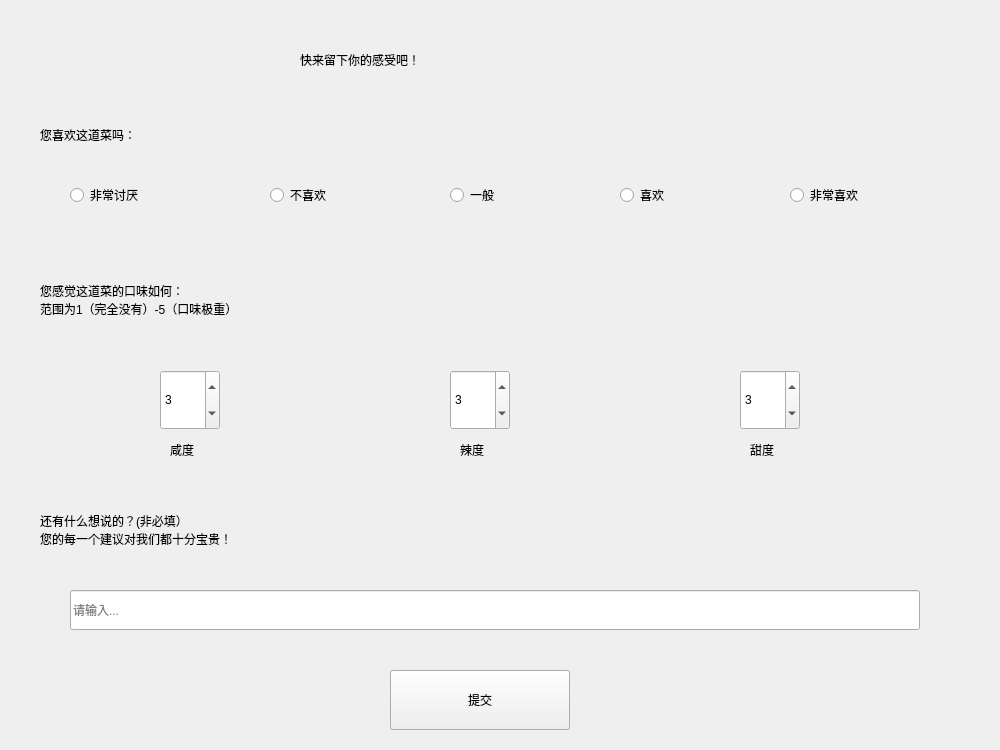
<?xml version="1.0" encoding="UTF-8"?>
<ui version="4.0">
 <class>assess</class>
 <widget class="QWidget" name="assess">
  <property name="geometry">
   <rect>
    <x>0</x>
    <y>0</y>
    <width>1000</width>
    <height>750</height>
   </rect>
  </property>
  <property name="windowTitle">
   <string>来评价菜品吧！</string>
  </property>
  <widget class="QLabel" name="label">
   <property name="geometry">
    <rect>
     <x>300</x>
     <y>20</y>
     <width>400</width>
     <height>80</height>
    </rect>
   </property>
   <property name="styleSheet">
    <string notr="true">font: 20pt &quot;Agency FB&quot;;</string>
   </property>
   <property name="text">
    <string>快来留下你的感受吧！</string>
   </property>
  </widget>
  <widget class="QLabel" name="label_2">
   <property name="geometry">
    <rect>
     <x>40</x>
     <y>110</y>
     <width>300</width>
     <height>50</height>
    </rect>
   </property>
   <property name="styleSheet">
    <string notr="true">font: 18pt &quot;Agency FB&quot;;</string>
   </property>
   <property name="text">
    <string>您喜欢这道菜吗：</string>
   </property>
  </widget>
  <widget class="QRadioButton" name="radioButton_1">
   <property name="geometry">
    <rect>
     <x>70</x>
     <y>180</y>
     <width>150</width>
     <height>30</height>
    </rect>
   </property>
   <property name="styleSheet">
    <string notr="true">font: 14pt &quot;Agency FB&quot;;</string>
   </property>
   <property name="text">
    <string>非常讨厌</string>
   </property>
  </widget>
  <widget class="QRadioButton" name="radioButton_2">
   <property name="geometry">
    <rect>
     <x>270</x>
     <y>180</y>
     <width>150</width>
     <height>30</height>
    </rect>
   </property>
   <property name="styleSheet">
    <string notr="true">font: 14pt &quot;Agency FB&quot;;</string>
   </property>
   <property name="text">
    <string>不喜欢</string>
   </property>
  </widget>
  <widget class="QRadioButton" name="radioButton_3">
   <property name="geometry">
    <rect>
     <x>620</x>
     <y>180</y>
     <width>100</width>
     <height>30</height>
    </rect>
   </property>
   <property name="styleSheet">
    <string notr="true">font: 14pt &quot;Agency FB&quot;;</string>
   </property>
   <property name="text">
    <string>喜欢</string>
   </property>
  </widget>
  <widget class="QRadioButton" name="radioButton_4">
   <property name="geometry">
    <rect>
     <x>450</x>
     <y>180</y>
     <width>100</width>
     <height>30</height>
    </rect>
   </property>
   <property name="styleSheet">
    <string notr="true">font: 14pt &quot;Agency FB&quot;;</string>
   </property>
   <property name="text">
    <string>一般</string>
   </property>
  </widget>
  <widget class="QRadioButton" name="radioButton_5">
   <property name="geometry">
    <rect>
     <x>790</x>
     <y>180</y>
     <width>150</width>
     <height>30</height>
    </rect>
   </property>
   <property name="styleSheet">
    <string notr="true">font: 14pt &quot;Agency FB&quot;;</string>
   </property>
   <property name="text">
    <string>非常喜欢</string>
   </property>
  </widget>
  <widget class="QLabel" name="label_3">
   <property name="geometry">
    <rect>
     <x>40</x>
     <y>260</y>
     <width>600</width>
     <height>80</height>
    </rect>
   </property>
   <property name="styleSheet">
    <string notr="true">font: 18pt &quot;Agency FB&quot;;</string>
   </property>
   <property name="text">
    <string>您感觉这道菜的口味如何：
范围为1（完全没有）-5（口味极重）</string>
   </property>
  </widget>
  <widget class="QLabel" name="label_4">
   <property name="geometry">
    <rect>
     <x>170</x>
     <y>440</y>
     <width>60</width>
     <height>20</height>
    </rect>
   </property>
   <property name="styleSheet">
    <string notr="true">font: 10pt &quot;Agency FB&quot;;</string>
   </property>
   <property name="text">
    <string>咸度</string>
   </property>
  </widget>
  <widget class="QSpinBox" name="spinBox_2">
   <property name="geometry">
    <rect>
     <x>450</x>
     <y>370</y>
     <width>60</width>
     <height>60</height>
    </rect>
   </property>
   <property name="styleSheet">
    <string notr="true">font: 75 20pt &quot;微软雅黑&quot;;</string>
   </property>
   <property name="minimum">
    <number>1</number>
   </property>
   <property name="maximum">
    <number>5</number>
   </property>
   <property name="value">
    <number>3</number>
   </property>
  </widget>
  <widget class="QSpinBox" name="spinBox_1">
   <property name="geometry">
    <rect>
     <x>160</x>
     <y>370</y>
     <width>60</width>
     <height>60</height>
    </rect>
   </property>
   <property name="styleSheet">
    <string notr="true">font: 75 20pt &quot;微软雅黑&quot;;</string>
   </property>
   <property name="minimum">
    <number>1</number>
   </property>
   <property name="maximum">
    <number>5</number>
   </property>
   <property name="value">
    <number>3</number>
   </property>
  </widget>
  <widget class="QSpinBox" name="spinBox_3">
   <property name="geometry">
    <rect>
     <x>740</x>
     <y>370</y>
     <width>60</width>
     <height>60</height>
    </rect>
   </property>
   <property name="styleSheet">
    <string notr="true">font: 75 20pt &quot;微软雅黑&quot;;</string>
   </property>
   <property name="minimum">
    <number>1</number>
   </property>
   <property name="maximum">
    <number>5</number>
   </property>
   <property name="value">
    <number>3</number>
   </property>
  </widget>
  <widget class="QLabel" name="label_5">
   <property name="geometry">
    <rect>
     <x>460</x>
     <y>440</y>
     <width>60</width>
     <height>20</height>
    </rect>
   </property>
   <property name="styleSheet">
    <string notr="true">font: 10pt &quot;Agency FB&quot;;</string>
   </property>
   <property name="text">
    <string>辣度</string>
   </property>
  </widget>
  <widget class="QLabel" name="label_6">
   <property name="geometry">
    <rect>
     <x>750</x>
     <y>440</y>
     <width>60</width>
     <height>20</height>
    </rect>
   </property>
   <property name="styleSheet">
    <string notr="true">font: 10pt &quot;Agency FB&quot;;</string>
   </property>
   <property name="text">
    <string>甜度</string>
   </property>
  </widget>
  <widget class="QLabel" name="label_7">
   <property name="geometry">
    <rect>
     <x>40</x>
     <y>490</y>
     <width>600</width>
     <height>80</height>
    </rect>
   </property>
   <property name="styleSheet">
    <string notr="true">font: 18pt &quot;Agency FB&quot;;</string>
   </property>
   <property name="text">
    <string>还有什么想说的？(非必填）
您的每一个建议对我们都十分宝贵！</string>
   </property>
  </widget>
  <widget class="QLineEdit" name="lineEdit">
   <property name="geometry">
    <rect>
     <x>70</x>
     <y>590</y>
     <width>850</width>
     <height>40</height>
    </rect>
   </property>
   <property name="styleSheet">
    <string notr="true">font: 12pt &quot;Agency FB&quot;;</string>
   </property>
   <property name="placeholderText">
    <string>请输入...</string>
   </property>
  </widget>
  <widget class="QPushButton" name="pushButton">
   <property name="geometry">
    <rect>
     <x>390</x>
     <y>670</y>
     <width>180</width>
     <height>60</height>
    </rect>
   </property>
   <property name="styleSheet">
    <string notr="true">font: 18pt &quot;Agency FB&quot;;</string>
   </property>
   <property name="text">
    <string>提交</string>
   </property>
  </widget>
 </widget>
 <resources/>
 <connections/>
</ui>
